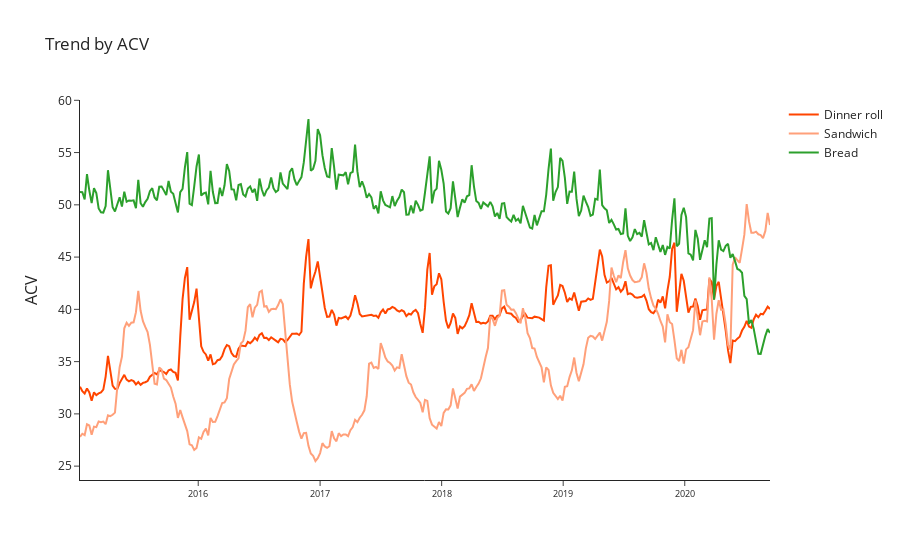

Notebook cell for this chart:
### Markdown cell above
# Trend by ACV

### Code cell
trend = merge_data.groupby(['end_of_week','Platform']).\
        agg({'acv': 'mean'}).\
        reset_index()
fig = go.Figure()

fig.add_trace(go.Scatter(x=trend.loc[trend['Platform'] == 'Dinner roll', 'end_of_week'], 
                         y=trend.loc[trend['Platform'] == 'Dinner roll', 'acv'],
                    mode='lines',
                    marker_color = 'orangered',
                    name='Dinner roll'))

fig.add_trace(go.Scatter(x=trend.loc[trend['Platform'] == 'Sandwich', 'end_of_week'], 
                         y=trend.loc[trend['Platform'] == 'Sandwich', 'acv'],
                    mode='lines',
                    name='Sandwich',
                    marker_color= 'lightsalmon'))

fig.add_trace(go.Scatter(x=trend.loc[trend['Platform'] == 'Bread', 'end_of_week'], 
                         y=trend.loc[trend['Platform'] == 'Bread', 'acv'],
                    mode='lines',
                    name='Bread'))

fig.update_layout(title='Trend by ACV',
                  template = 'simple_white',
                  xaxis_tickfont_size=9,
                  yaxis=dict(title='ACV',
                             titlefont_size=16,
                             tickfont_size=12),
                  plot_bgcolor='white')

fig.show()

### Figure 1 — Plotly figure (JSON) as saved in the notebook; plotly's stock layout.template omitted (floating-point values rounded to 4 significant figures; data arrays with more than 128 entries replaced by an {"elided": "..."} marker saying what was removed)
{"data": [{"marker": {"color": "orangered"}, "mode": "lines", "name": "Dinner roll", "type": "scatter", "x": {"elided": "297 str values"}, "y": {"elided": "297 float values"}}, {"marker": {"color": "lightsalmon"}, "mode": "lines", "name": "Sandwich", "type": "scatter", "x": {"elided": "297 str values"}, "y": {"elided": "297 float values"}}, {"mode": "lines", "name": "Bread", "type": "scatter", "x": {"elided": "297 str values"}, "y": {"elided": "297 float values"}}], "layout": {"plot_bgcolor": "white", "title": {"text": "Trend by ACV"}, "xaxis": {"tickfont": {"size": 9}}, "yaxis": {"tickfont": {"size": 12}, "title": {"font": {"size": 16}, "text": "ACV"}}}}
